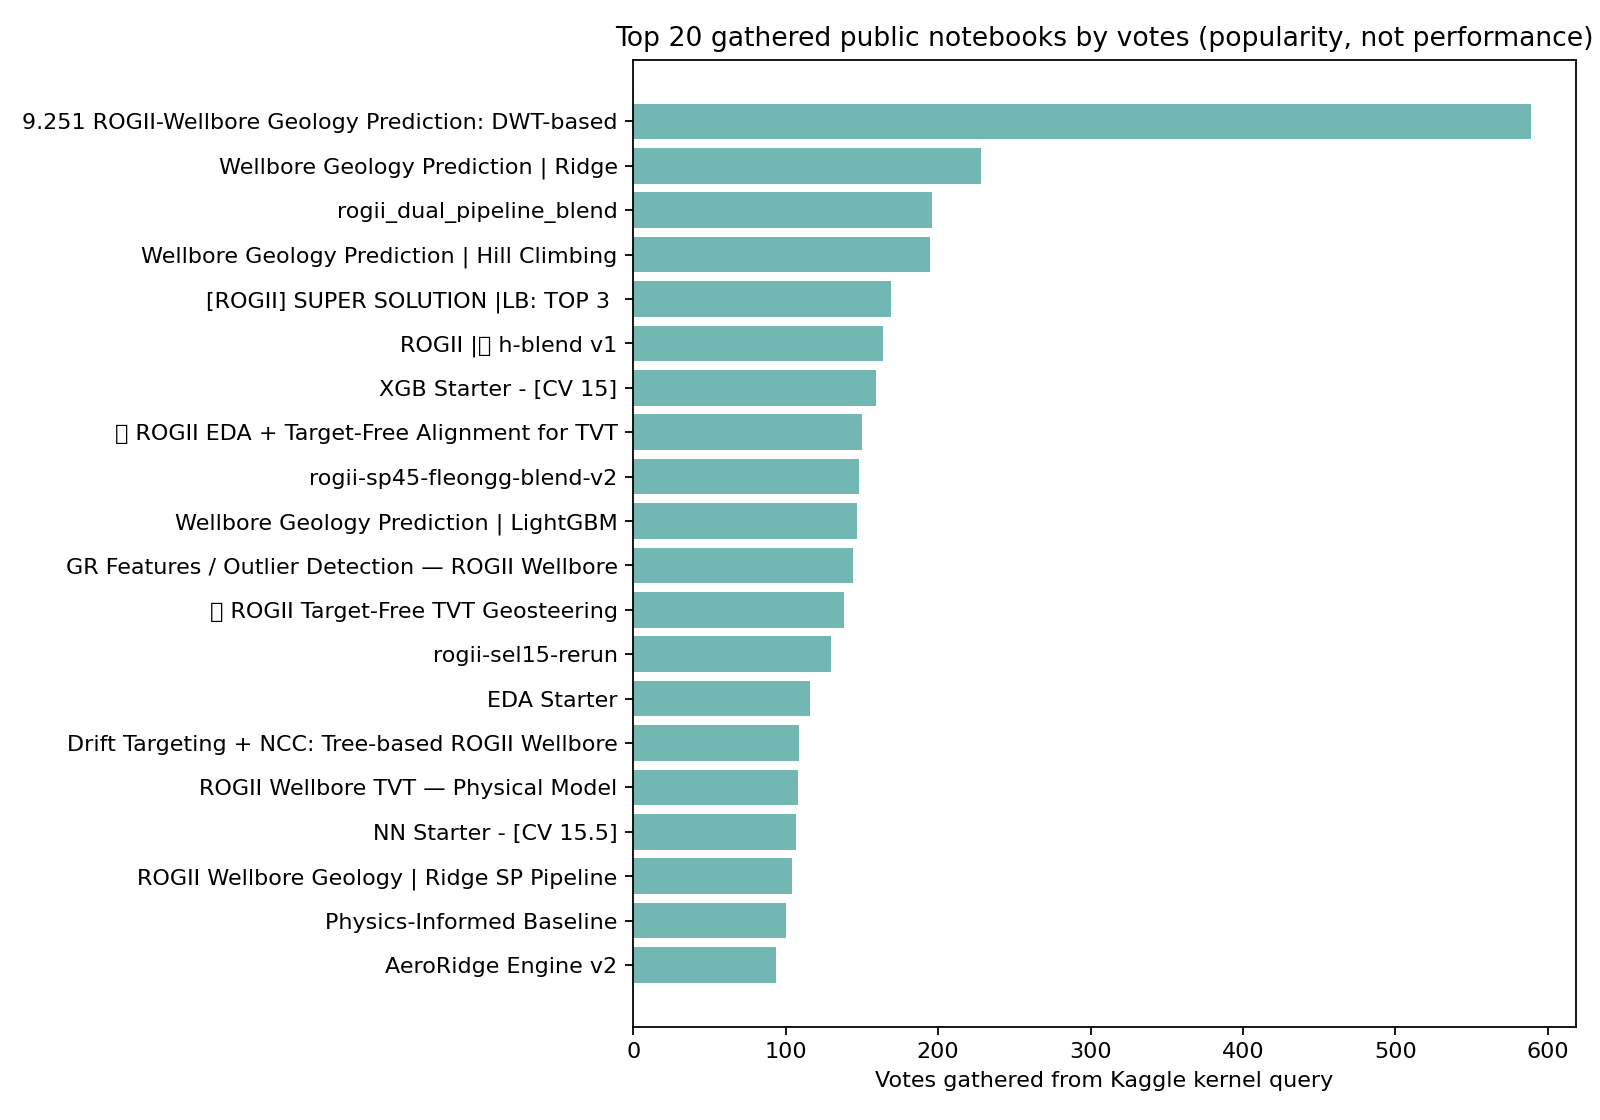

Write Python code to recreate this figure.
import json
from pathlib import Path
import matplotlib.pyplot as plt
p=Path(__file__).with_suffix('.json')
data=json.loads(p.read_text())
series=list(reversed(data['series']))
labels=[s['label'] for s in series]
vals=[s['value'] for s in series]
fig, ax=plt.subplots(figsize=(10,7))
ax.barh(labels, vals, color='#72b7b2')
ax.set_title(data['title'])
ax.set_xlabel('Votes gathered from Kaggle kernel query')
fig.tight_layout(); fig.savefig(Path(__file__).with_suffix('.png'), dpi=160)
